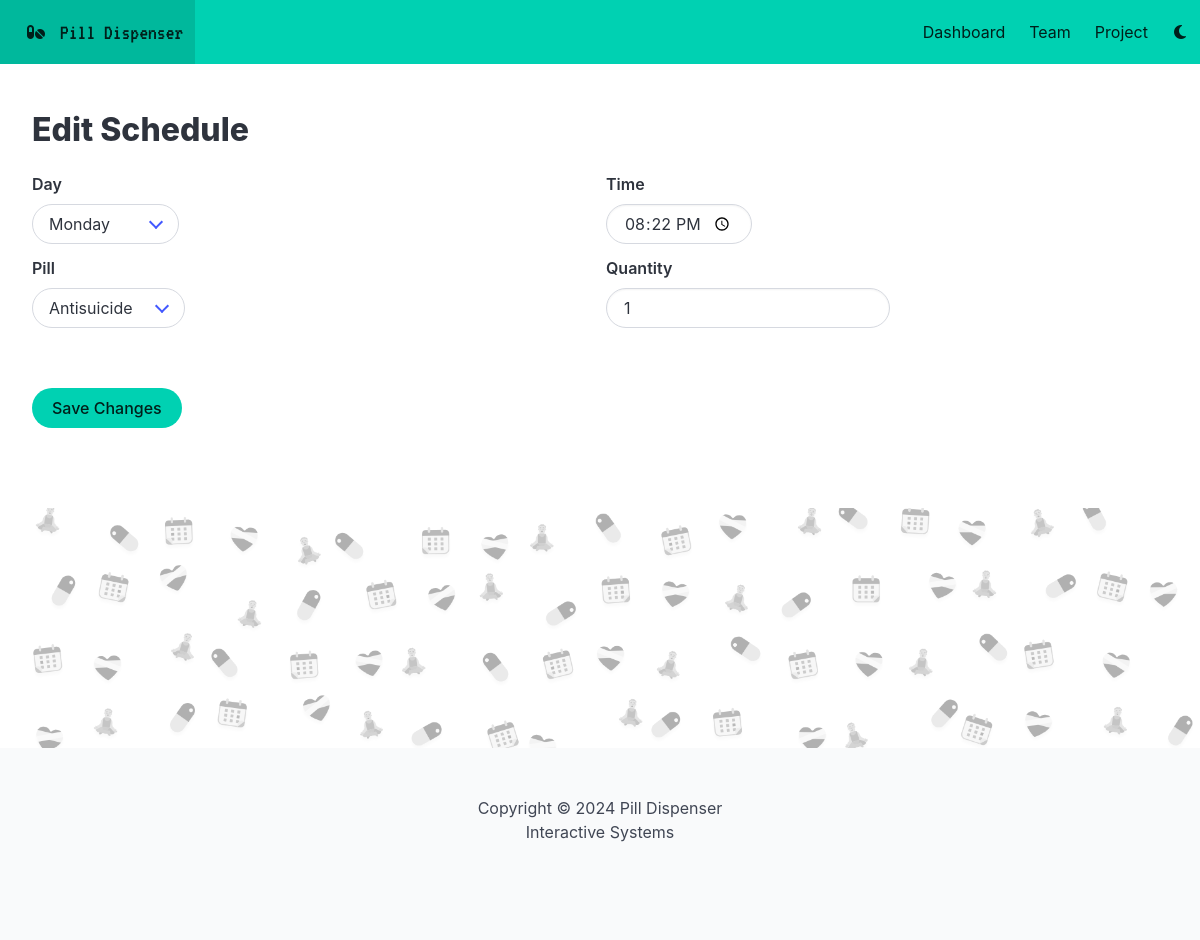
/edit_schedule/1, run on an earlier commit of the app's database.
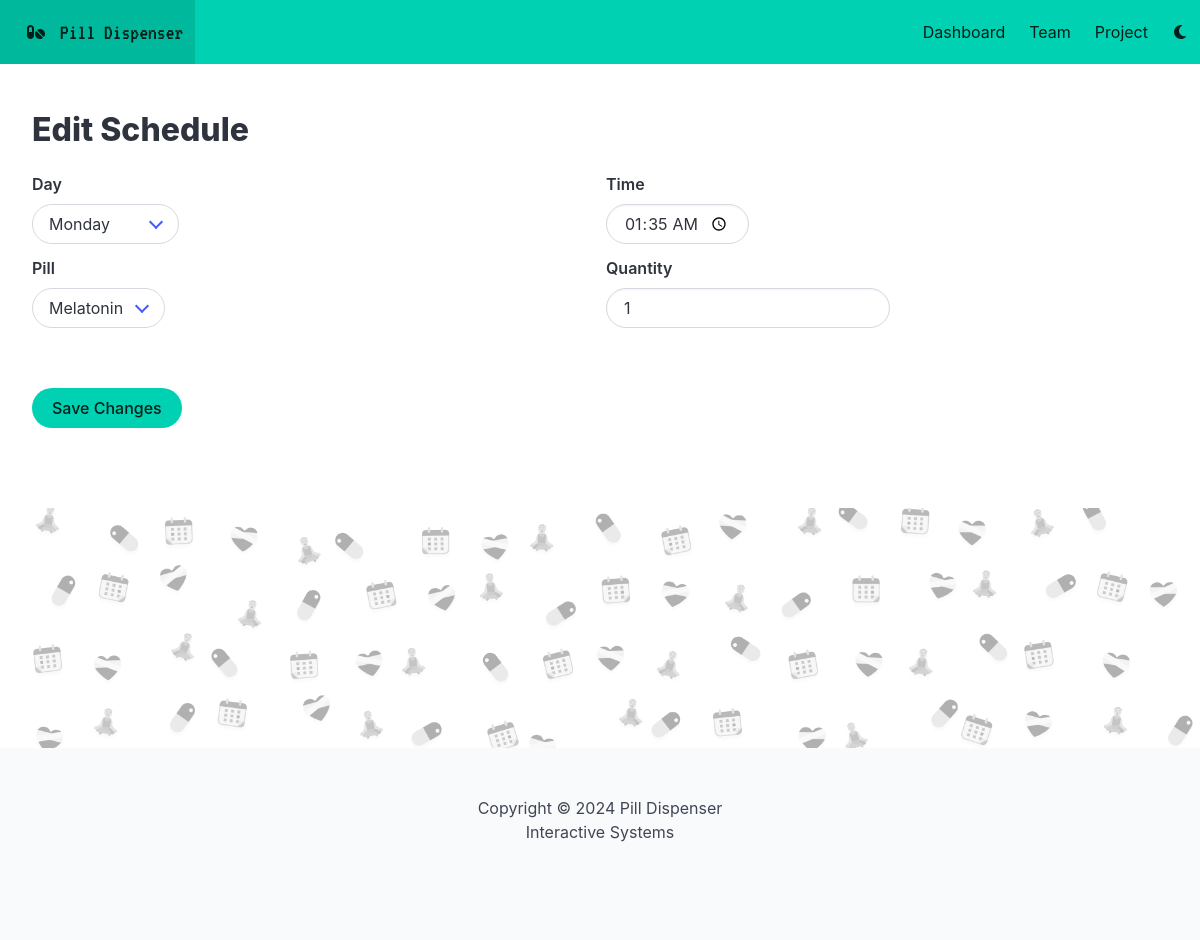
And on a later commit of the database.
### app.py (models this page shows)
class Schedule(db.Model):
    id = db.Column(db.Integer, primary_key=True)
    day = db.Column(db.String(10), nullable=False)
    time = db.Column(db.String(5), nullable=False)
    quantity = db.Column(db.Integer, nullable=False, default=1)
    pill_id = db.Column(db.Integer, db.ForeignKey('pill.id'), nullable=False)
    logs = db.relationship('Log', backref='schedule', lazy=True)

class Pill(db.Model):
    id = db.Column(db.Integer, primary_key=True)
    name = db.Column(db.String(100), nullable=False)
    dosage = db.Column(db.String(20), nullable=False)
    tank = db.Column(db.String(1), nullable=False, default='a')
    schedules = db.relationship('Schedule', backref='pill', lazy=True)

### app.py (the view, shortened to what this page needs)
@app.route('/edit_schedule/<int:schedule_id>', methods=['GET', 'POST'])
def edit_schedule(schedule_id):
    schedule = Schedule.query.get_or_404(schedule_id)
    pills = Pill.query.all()
    return render_template('edit_schedule.html', schedule=schedule, pills=pills)

### templates/edit_schedule.html (shortened to what this page needs)
{% extends 'base.html' %}
{% block body %}
<section class="mt-6">
    <h1 class="title">Edit Schedule</h1>
    <form action="/edit_schedule/{{ schedule.id }}" method="POST">
        <div class="fixed-grid">
            <div class="grid">
                <div class="cell">
                    <div class="field">
                        <label for="day" class="label">Day</label>
                        <div class="select is-rounded">
                            <select id="day" name="day" required>
                                <option value="Monday" {% if schedule.day == 'Monday' %} selected {% endif %}>Monday</option>
                            </select>
                        </div>
                    </div>
                </div>
                <div class="cell">
                    <div class="field">
                        <label for="time" class="label">Time</label>
                        <input class="input is-rounded" style="width: max-content;" type="time" id="time" name="time" value="{{ schedule.time }}">
                    </div>
                </div>
                <div class="cell">
                    <div class="field">
                        <label for="pill" class="label">Pill</label>
                        <div class="select is-rounded">
                            <select id="pill" name="pill_id" required>
                                {% for pill in pills %}
                                    <option value="{{ pill.id }}" {% if pill.id == schedule.pill_id %} selected {% endif %}>{{ pill.name }}</option>
                                {% endfor %}
                            </select>
                        </div>
                    </div>
                </div>
                <div class="cell">
                    <div class="field">
                        <label for="quantity" class="label">Quantity</label>
                        <input class="input is-rounded" style="width: max-content;" type="number" id="quantity" name="quantity" min="1" value="{{ schedule.quantity }}" required><br><br>
                    </div>
                </div>
            </div>
        </div>
        <button type="submit" class="button is-primary is-rounded mt-3">Save Changes</button>
    </form>
</section>
{% endblock %}

What changed in the data, as far as the page shows it:
changed Schedule "Monday": time "20:22" → "01:35"; pill_id "Antisuicide" → "Melatonin"
